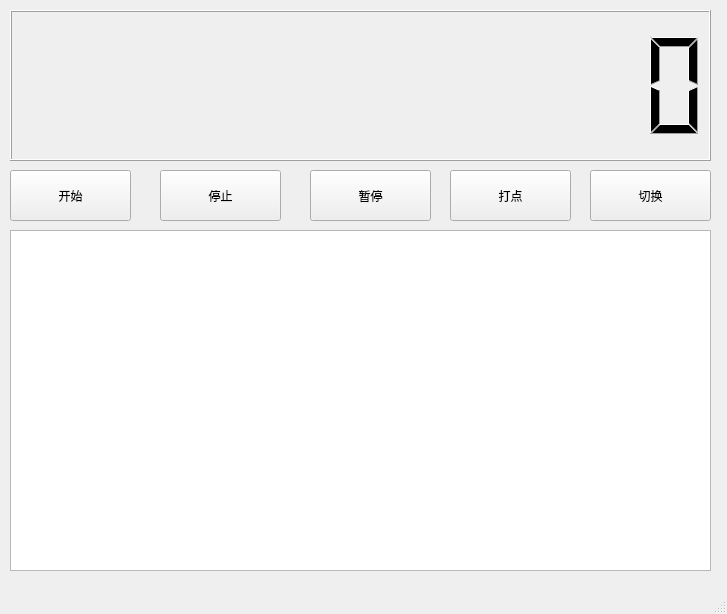
<?xml version="1.0" encoding="UTF-8"?>
<ui version="4.0">
 <class>ClockTime</class>
 <widget class="QMainWindow" name="ClockTime">
  <property name="geometry">
   <rect>
    <x>0</x>
    <y>0</y>
    <width>727</width>
    <height>614</height>
   </rect>
  </property>
  <property name="windowTitle">
   <string>MainWindow</string>
  </property>
  <widget class="QWidget" name="centralwidget">
   <widget class="QLCDNumber" name="lcd_play">
    <property name="geometry">
     <rect>
      <x>10</x>
      <y>10</y>
      <width>701</width>
      <height>151</height>
     </rect>
    </property>
    <property name="digitCount">
     <number>12</number>
    </property>
   </widget>
   <widget class="QPushButton" name="btn_start">
    <property name="geometry">
     <rect>
      <x>10</x>
      <y>170</y>
      <width>121</width>
      <height>51</height>
     </rect>
    </property>
    <property name="text">
     <string>开始</string>
    </property>
   </widget>
   <widget class="QPushButton" name="btn_stop">
    <property name="geometry">
     <rect>
      <x>160</x>
      <y>170</y>
      <width>121</width>
      <height>51</height>
     </rect>
    </property>
    <property name="text">
     <string>停止</string>
    </property>
   </widget>
   <widget class="QPushButton" name="btn_pause">
    <property name="geometry">
     <rect>
      <x>310</x>
      <y>170</y>
      <width>121</width>
      <height>51</height>
     </rect>
    </property>
    <property name="text">
     <string>暂停</string>
    </property>
   </widget>
   <widget class="QPushButton" name="btn_point">
    <property name="geometry">
     <rect>
      <x>450</x>
      <y>170</y>
      <width>121</width>
      <height>51</height>
     </rect>
    </property>
    <property name="text">
     <string>打点</string>
    </property>
   </widget>
   <widget class="QPushButton" name="btn_switch">
    <property name="geometry">
     <rect>
      <x>590</x>
      <y>170</y>
      <width>121</width>
      <height>51</height>
     </rect>
    </property>
    <property name="text">
     <string>切换</string>
    </property>
   </widget>
   <widget class="QTextBrowser" name="tb_display">
    <property name="geometry">
     <rect>
      <x>10</x>
      <y>230</y>
      <width>701</width>
      <height>341</height>
     </rect>
    </property>
   </widget>
  </widget>
  <widget class="QMenuBar" name="menubar">
   <property name="geometry">
    <rect>
     <x>0</x>
     <y>0</y>
     <width>727</width>
     <height>21</height>
    </rect>
   </property>
  </widget>
  <widget class="QStatusBar" name="statusbar"/>
 </widget>
 <resources/>
 <connections/>
</ui>
